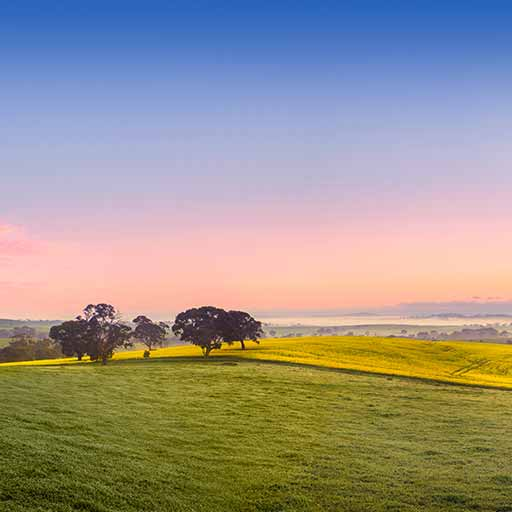
#> input picture Semana 2/Recursos/land.jpg, 512 x 512 px, found by its file name
$ jupyter execute Tarea_2_Elio_Galindo_Grupo_42.ipynb   (shell and % lines are left out)
#> lines starting #> are read from the running program, lines starting #| are printed output that depends on the picture; after the words box and inside, x2 and y2 are one past the last pixel; in counts of white or black regions, pixels touching at a corner belong together
[cell 1]
# Tarea 2. Elio Galindo Fonseca. Grupo 42

import cv2
import random
import numpy as np
from google.colab.patches import cv2_imshow
# Cargo la imagen de disco
image = cv2.imread('/content/Actividades/Semana 2/Recursos/land.jpg')
#> image is the input picture: shape (512, 512, 3); mean B, G, R 139.5, 147.7, 154.7

# Inciso a

# Roto la imagen 90° en el sentido de las manecillas
rows, cols, channel = image.shape
#> rows = 512; cols = 512; channel = 3
matrix = cv2.getRotationMatrix2D((cols/2, rows/2), -90, 1)
rotated_image = cv2.warpAffine(image, matrix, (cols, rows))
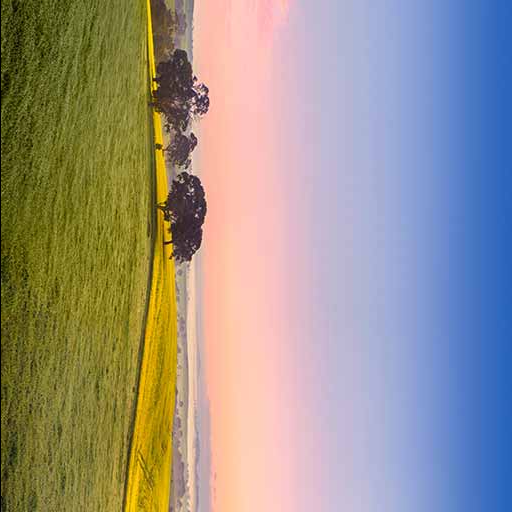
#> rotated_image: shape (512, 512, 3); mean B, G, R 139.1, 147.5, 154.6

# Utilizo la función hstack de numpy para mostrar las imagenes en horizontal
horizontal_stack = np.hstack((image, rotated_image))
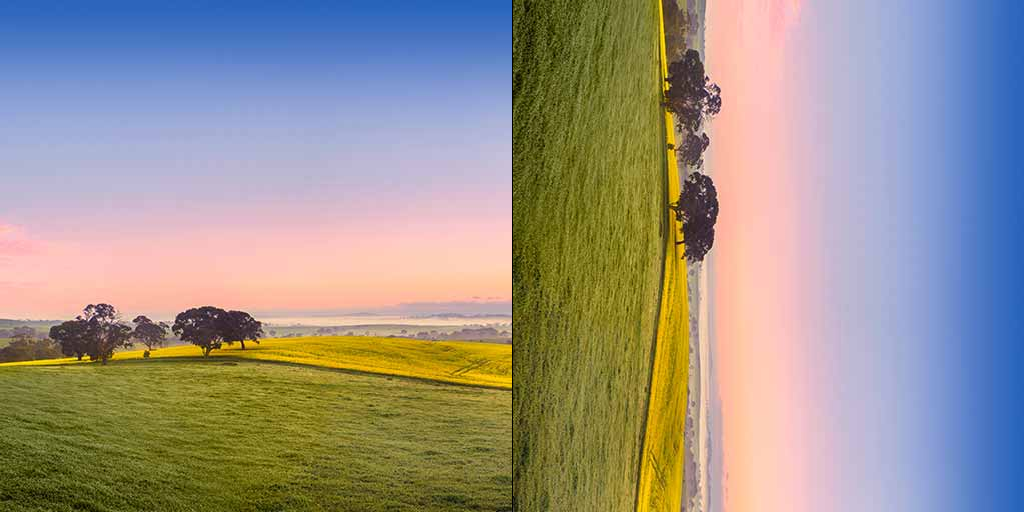
#> horizontal_stack: shape (512, 1024, 3); mean B, G, R 139.3, 147.6, 154.7
cv2_imshow(horizontal_stack)

[cell 2]
# Inciso b

# Creo los kernels
kernel_1 = np.ones((5, 5), np.float32)/25
kernel_2 = np.ones((9, 9), np.float32)/25

# Creo un desenfoque personalizado con los kernels
blurred_image_1 = cv2.filter2D(image, -1, kernel_1)
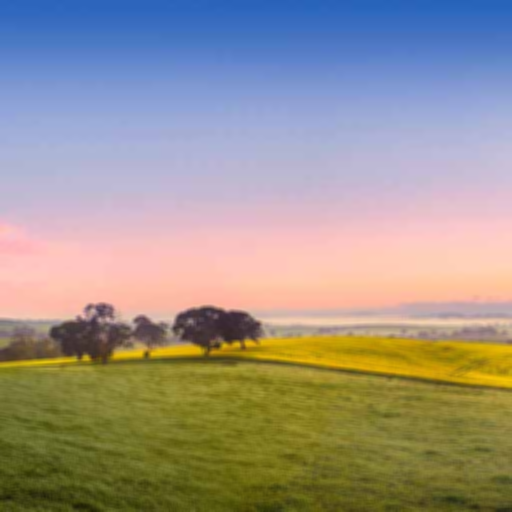
#> blurred_image_1: shape (512, 512, 3); mean B, G, R 139.5, 147.7, 154.7
blurred_image_2 = cv2.filter2D(image, -1, kernel_2)
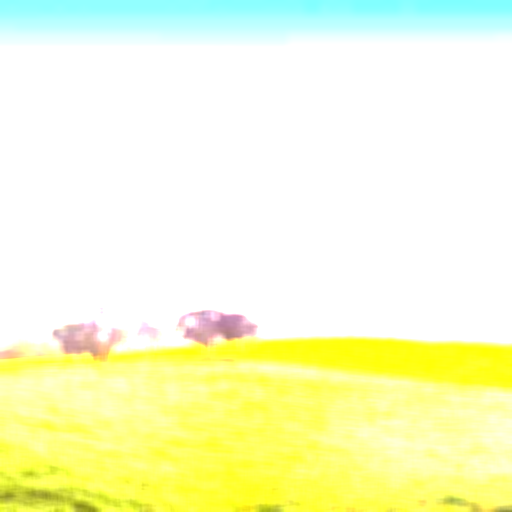
#> blurred_image_2: shape (512, 512, 3); mean B, G, R 206.3, 253.4, 248

# Utilizo la función hstack de numpy para mostrar las imagenes en horizontal
horizontal_stack = np.hstack((image, blurred_image_1, blurred_image_2))
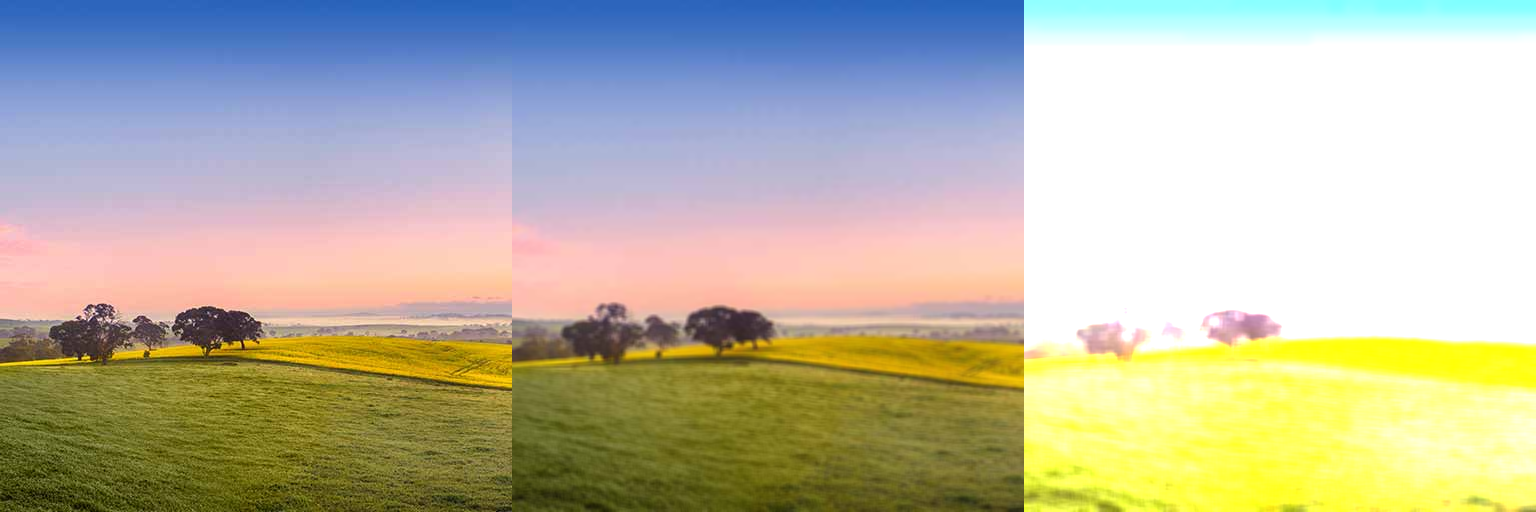
#> horizontal_stack: shape (512, 1536, 3); mean B, G, R 161.8, 183, 185.8
cv2_imshow(horizontal_stack)

[cell 3]
# Inciso C

# Función para agregar ruido de sal y pimienta
def salt_and_pepper(image, percentage):
#> called with percentage = 0.05
    value = int(percentage * image.shape[0] * image.shape[1]) # Número de puntos de ruido de sal y pimienta
#> value = 13107
    random.randint(0, image.shape[0])
    copied_image= image.copy()
    for i in range(value):
        x = random.randint(0, copied_image.shape[0]-1) # Un número entero aleatorio desde 0 hasta la longitud de la imagen, porque es un intervalo cerrado, -1
        y = random.randint(0, copied_image.shape[1]-1)
        if random.randint(0, 1) == 0: # Probabilidad en blanco y negro
            copied_image[x, y] = (255, 255, 255) # ruido blanco
        else:
            copied_image[x, y] =(0, 0, 0) # ruido negro
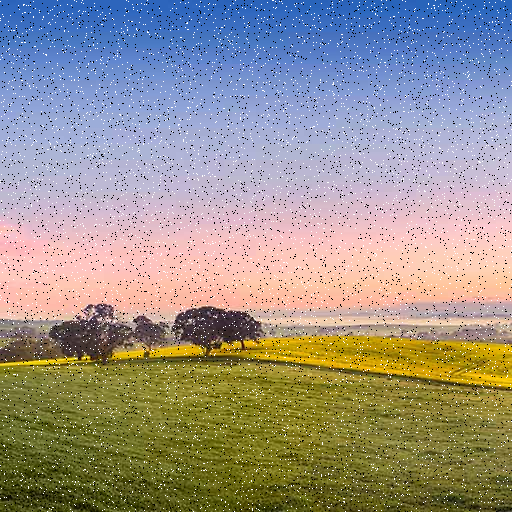
#> copied_image: shape (512, 512, 3); 4.88% of pixels changed, all inside (x1, y1, x2, y2) = (0, 0, 512, 512)
    return copied_image

noised_image = salt_and_pepper(image, 0.05) # 5 por ciento de ruido de sal y pimienta

# Utilizo la función hstack de numpy para mostrar las imagenes en horizontal
horizontal_stack = np.hstack((image, noised_image))
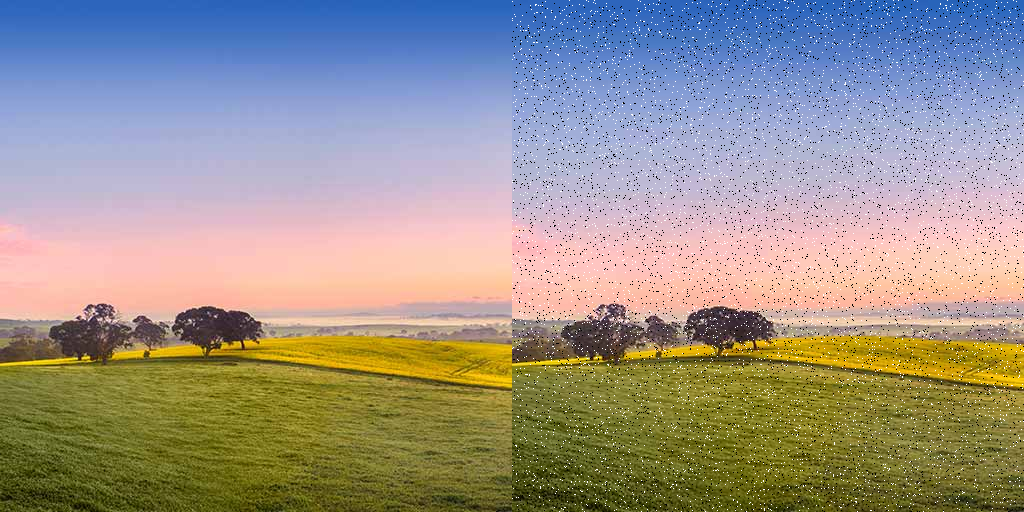
#> horizontal_stack: shape (512, 1024, 3); mean B, G, R 139.3, 147.3, 154.1
cv2_imshow(horizontal_stack)

[cell 4]
# Inciso d

# Elimino el ruido de sal erosionando la imagen para hacer más pequeños los objetos
# en primer plano y agrandar los agujeros dentro de la imagen

# Creo un kernel
kernel_3 = np.ones((3, 3), dtype="uint8")
eroded_image = cv2.erode(noised_image, kernel_3, 1)
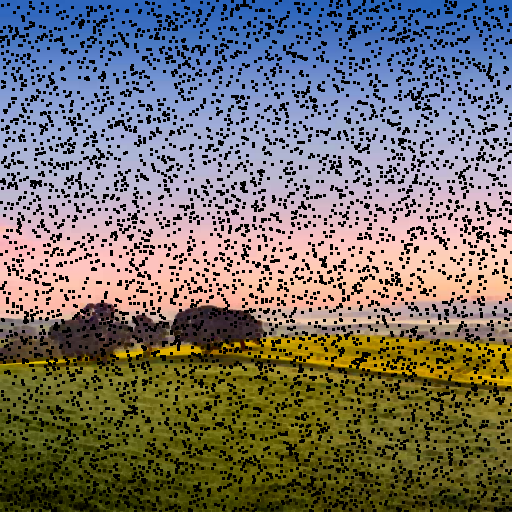
#> eroded_image: shape (512, 512, 3); mean B, G, R 106.3, 112.1, 117.5

# Utilizo la función hstack de numpy para mostrar las imagenes en horizontal
horizontal_stack = np.hstack((noised_image, eroded_image))
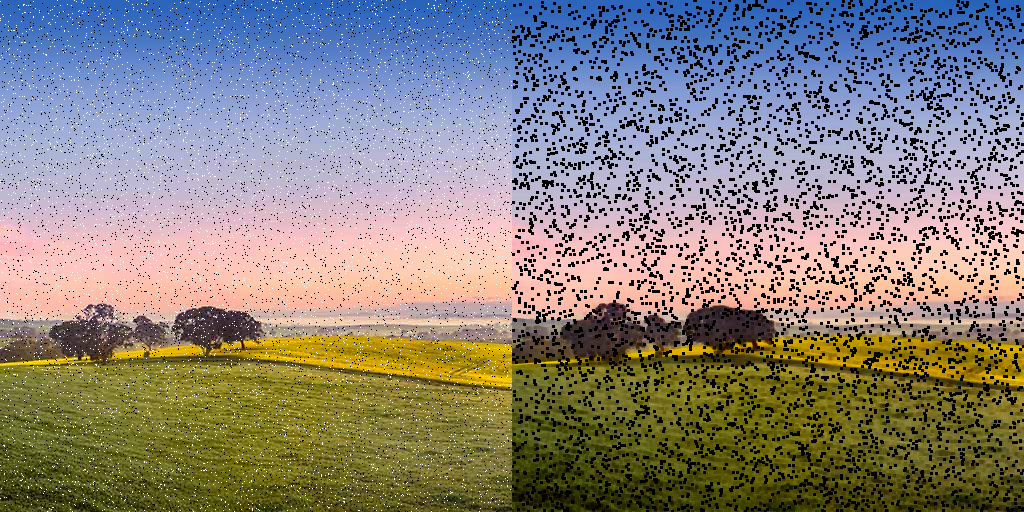
#> horizontal_stack: shape (512, 1024, 3); mean B, G, R 122.7, 129.5, 135.5
cv2_imshow(horizontal_stack)
